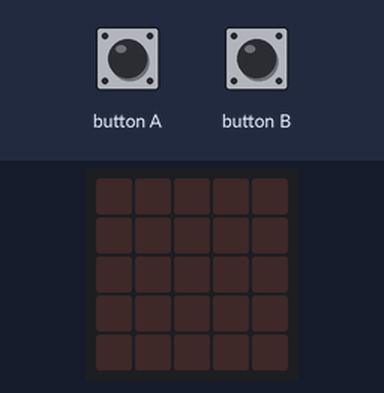
The program below on a simulated BBC micro:bit (MakeCode). Parts: the board's 5×5 LED display. Inputs (shaded band) come from the test bench.

Above: at 1.2 s.
1.3 s: button A pressed for 0.15 s
At 2.4 s:
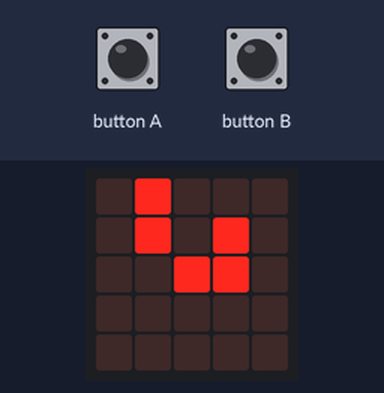
2.9 s: button B pressed for 0.15 s
At 3.6 s:
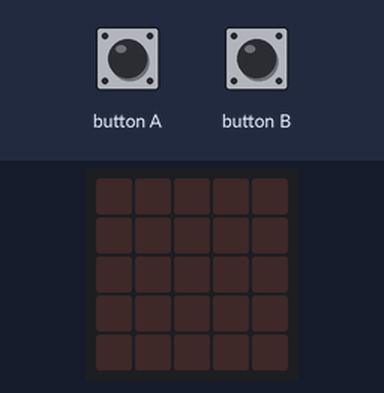
Timing chart, 0 to 5.9 s (numbered marks = the images above; inputs shaded):
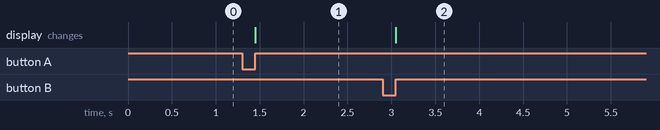

The program:

main.ts
```typescript
input.onButtonPressed(Button.A, function () {
    basic.showLeds(`
        . # . . .
        . # . # .
        . . # # .
        . . . . .
        . . . . .
        `)
})
input.onButtonPressed(Button.B, function () {
    basic.showLeds(`
        . . . . .
        . . . . .
        . . . . .
        . . . . .
        . . . . .
        `)
})
```

test.ts
```typescript
// テストはここに来ます。このパッケージが拡張機能として使用されるときにはコンパイルされません。
```

Measured:
- after the input at 1.3 s, the display: changes after 0.15 s (image 1)
- after the input at 2.9 s, the display: changes after 0.15 s (image 2)
